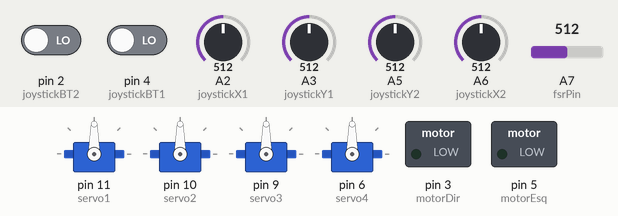
A sketch run on a simulated Arduino Nano, built with avr-gcc and run on an emulated ATmega328P. Shown: 4 × servo, switched loads named in the sketch (green lamp = pin HIGH). Inputs (shaded band) come from the test bench; at power-on: A2 (joystickX1) = 512, A3 (joystickY1) = 512, A5 (joystickY2) = 512, A6 (joystickX2) = 512, pin 2 (joystickBT2) LOW, pin 4 (joystickBT1) LOW, A7 (fsrPin) = 512. What the sketch prints to the serial monitor is not drawn.

Above: at 1.2 s.
1.3 s: A2 (joystickX1) set to 551
At 3.4 s:
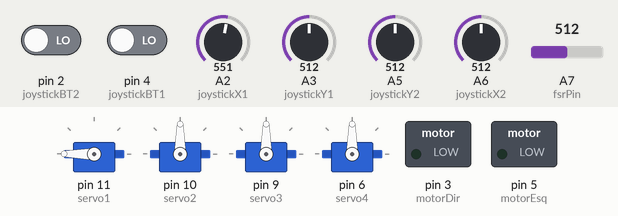
4.3 s: A3 (joystickY1) set to 545
At 5.7 s:
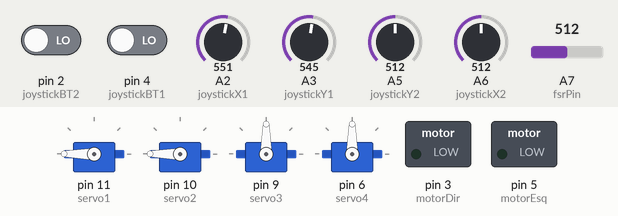
7.3 s: A5 (joystickY2) set to 545
At 9.4 s:
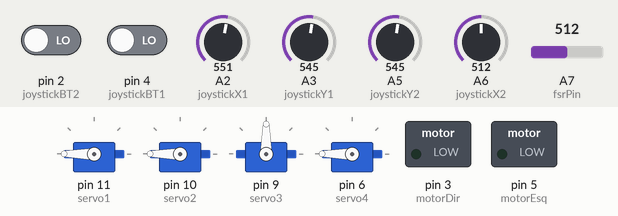
10.3 s: A6 (joystickX2) set to 716
At 11.7 s:
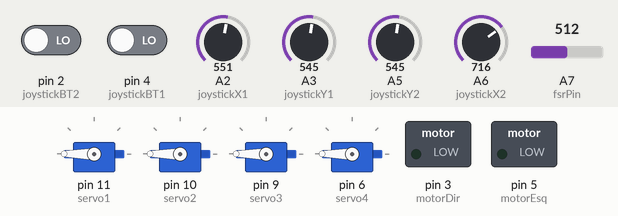
13.3 s: A3 (joystickY1) set to 306
At 16.0 s:
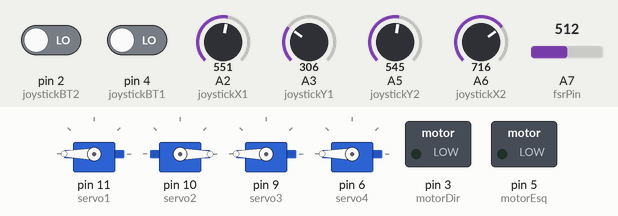
16.3 s: A5 (joystickY2) set to 306
At 19.5 s:
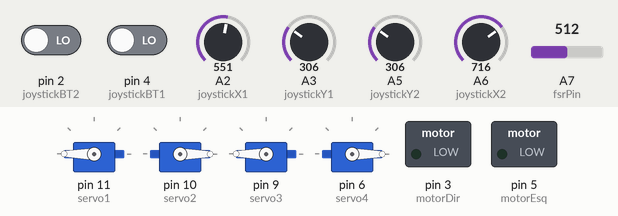
Timing chart, 0 to 20.3 s (numbered marks = the images above; inputs shaded):
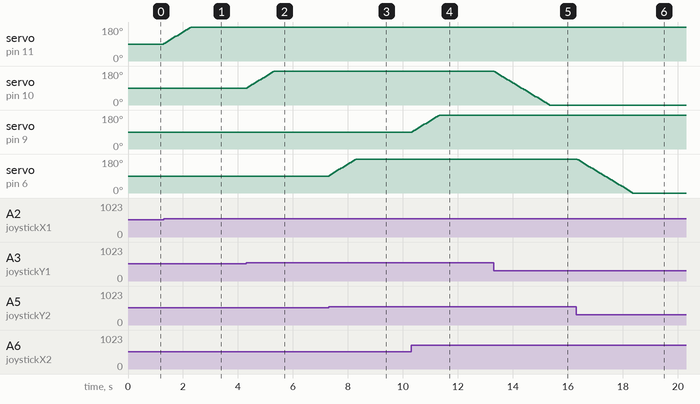

Measured:
- the behaviour switches between 532 and 533 on A2 (joystickX1) (found by bisection; images 0 and 1)
- the behaviour switches between 532 and 533 on A3 (joystickY1) (found by bisection; images 1 and 2)
- the behaviour switches between 532 and 533 on A5 (joystickY2) (found by bisection; images 2 and 3)
- after the input at 1.3 s, servo on pin 11 (servo1): moves from 90° to 180° over 0.97 s, starting at once
- after the input at 4.3 s, servo on pin 10 (servo2): moves from 90° to 180° over 0.97 s, starting at once
- after the input at 7.3 s, servo on pin 6 (servo4): moves from 90° to 180° over 0.97 s, starting at once
- after the input at 10.3 s, servo on pin 9 (servo3): moves from 90° to 180° over 0.97 s, starting at once
- after the input at 13.3 s, servo on pin 10 (servo2): moves from 180° to 0° over 2.0 s, starting at once
- after the input at 16.3 s, servo on pin 6 (servo4): moves from 180° to 0° over 2.0 s, starting after 0.05 s

The sketch:

ProgramaBraco.ino
```cpp
#include <Servo.h>

const int joystickX1 = A2; // Joystick 1 eixo X
const int joystickY1 = A3; // Joystick 1 eixo Y
const int joystickBT1 = 4; // Botão do joystick 1

const int joystickX2 = A6; // Joystick 2 eixo X
const int joystickY2 = A5; // Joystick 2 eixo Y
const int joystickBT2 = 2; // Botão do joystick 2

const int servo1 = 11; // Pino PWM conectado ao servo 1
const int servo2 = 10; // Pino PWM conectado ao servo 2
const int servo3 = 9;  // Pino PWM conectado ao servo 3
const int servo4 = 6;  // Pino PWM conectado ao servo 4

const int motorDir = 3; // Pino para girar motor para a direita
const int motorEsq = 5; // Pino para girar motor para a esquerda

const int fsrPin = A7; // Pino analógico conectado ao FSR

Servo Servo1;
Servo Servo2;
Servo Servo3;
Servo Servo4;

int anguloServo1 = 90;
int anguloServo2 = 90;
int anguloServo3 = 90;
int anguloServo4 = 90;

void setup() {
  Serial.begin(9600);

  pinMode(joystickBT1, INPUT); // Configura o botão como entrada
  pinMode(joystickBT2, INPUT); // Configura o botão como entrada
  pinMode(motorDir, OUTPUT);
  pinMode(motorEsq, OUTPUT);

  // Atrela e posiciona todos os servos em 90 graus ao iniciar
  Servo1.attach(servo1);
  Servo2.attach(servo2);
  Servo3.attach(servo3);
  Servo4.attach(servo4);

  Servo1.write(anguloServo1);
  Servo2.write(anguloServo2);
  Servo3.write(anguloServo3);
  Servo4.write(anguloServo4);
}

void loop() {
  int buttonOpenState1 = digitalRead(joystickBT1); // Estado do botão 1
  int buttonOpenState2 = digitalRead(joystickBT2); // Estado do botão 2
  int fsrValue = analogRead(fsrPin);
  float fsrVoltage = fsrValue * (5.0 / 1023.0);

  int valorX1 = analogRead(joystickX1);
  int valorY1 = analogRead(joystickY1);
  int valorX2 = analogRead(joystickX2);
  int valorY2 = analogRead(joystickY2);

  int midValue = 512;
  int faixaNeutra = 20;

  // Controle do Servo 1 e Servo 2 (Joystick 1)
  int incremento = 5;  // Valor de incremento ajustado para aumentar a velocidade

  if (valorX1 > midValue + faixaNeutra || valorX1 < midValue - faixaNeutra) {
    anguloServo1 = constrain(anguloServo1 + (valorX1 > midValue ? incremento : -incremento), 0, 180);
    Servo1.write(anguloServo1);
  }

  if (valorY1 > midValue + faixaNeutra || valorY1 < midValue - faixaNeutra) {
    anguloServo2 = constrain(anguloServo2 + (valorY1 > midValue ? incremento : -incremento), 0, 180);
    Servo2.write(anguloServo2);
  }

  // Controle do Servo 3 e Servo 4 (Joystick 2)
  if (valorX2 > midValue + faixaNeutra || valorX2 < midValue - faixaNeutra) {
    anguloServo3 = constrain(anguloServo3 + (valorX2 > midValue ? incremento : -incremento), 0, 180);
    Servo3.write(anguloServo3);
  }

  if (valorY2 > midValue + faixaNeutra || valorY2 < midValue - faixaNeutra) {
    anguloServo4 = constrain(anguloServo4 + (valorY2 > midValue ? incremento : -incremento), 0, 180);
    Servo4.write(anguloServo4);
  }

  if (fsrVoltage < 2) {
    // Controle do motor DC
    if (buttonOpenState1 == HIGH && buttonOpenState2 == LOW) {
      digitalWrite(motorDir, HIGH);
      digitalWrite(motorEsq, LOW);
    } else if (buttonOpenState2 == HIGH && buttonOpenState1 == LOW) {
      digitalWrite(motorDir, LOW);
      digitalWrite(motorEsq, HIGH);
    } else {
      digitalWrite(motorDir, LOW);
      digitalWrite(motorEsq, LOW);
    }
  } else {
    Serial.println("PARA A GARRA");
    digitalWrite(motorDir, LOW);
    digitalWrite(motorEsq, LOW);
  }

  // Exibir dados no Serial Monitor para depuração
  Serial.print("buttonOpenState1: ");
  Serial.print(buttonOpenState1);
  Serial.print(" | buttonOpenState2: ");
  Serial.print(buttonOpenState2);

}
```
